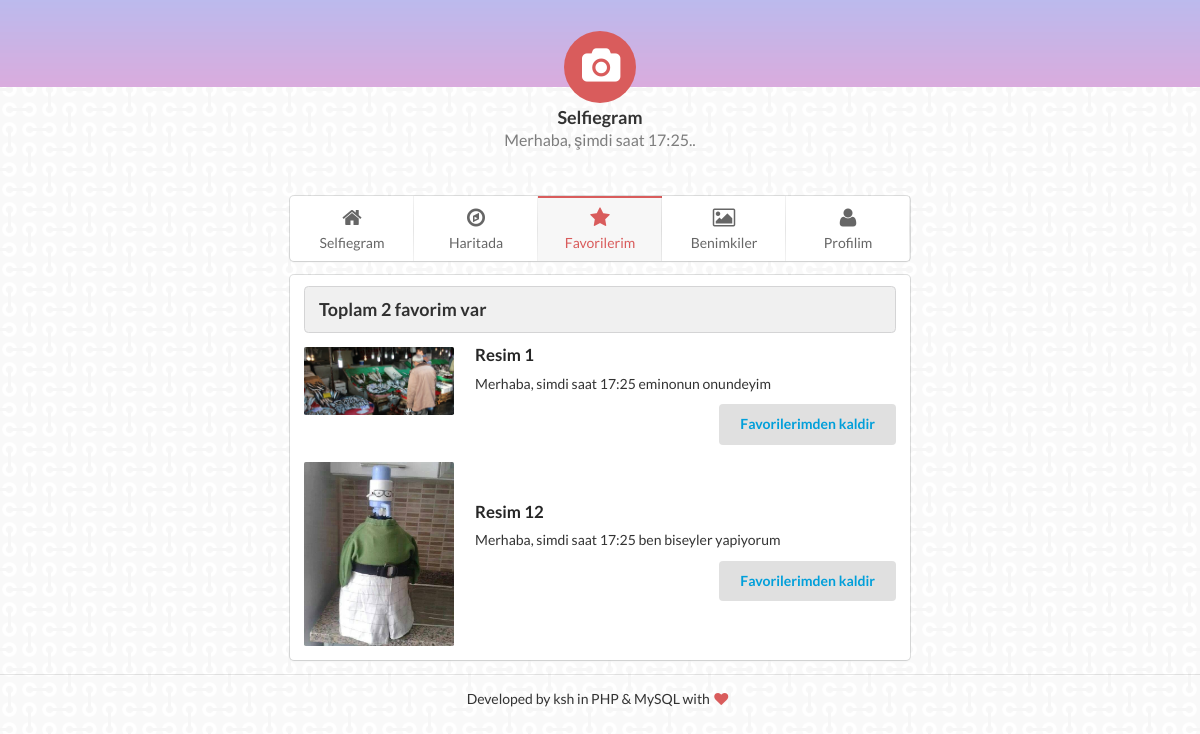
Screenshot of /?action=favorites with the database file from the repository.
### tables this page shows
CREATE TABLE favorites
(
  id              smallint unsigned NOT NULL auto_increment,
  userid          smallint NOT NULL,
  photoid         smallint NOT NULL,
  date            date NOT NULL,

  PRIMARY KEY     (id)
);

CREATE TABLE photos
(
  id              smallint unsigned NOT NULL auto_increment,
  userid          smallint NOT NULL,
  publicationDate date NOT NULL,
  title           varchar(255),
  image           varchar(255) NOT NULL,
  lat             float(10, 6) NOT NULL,
  lng             float(10, 6) NOT NULL,
  content         mediumtext NOT NULL,

  PRIMARY KEY     (id)
);

### classes/Favorite.php (called while the page is built, shortened)
<?php
class Favorite
{
    public static function getList( ) {
        $conn = new PDO( DB_DSN, DB_USERNAME, DB_PASSWORD );
        $sql = "SELECT photos.id, photos.title, photos.image, photos.content, favorites.id AS fav FROM photos INNER JOIN favorites on
                favorites.photoid = photos.id WHERE favorites.userid = 1";
        $st = $conn->prepare( $sql );
        $st->execute();
        $list = array();
        while ( $row = $st->fetch() ) {
            $photo = new Photo( $row );
            $list[] = $photo;
        }
        $sql = "SELECT FOUND_ROWS() AS totalRows";
        $totalRows = $conn->query( $sql )->fetch();
        return ( array ( "results" => $list, "totalRows" => $totalRows[0] ) );
    }
}

### classes/Photo.php (called while the page is built, shortened)
<?php
class Photo
{
  public function __construct( $data=array() ) {
    if ( isset( $data['id'] ) ) $this->id = (int) $data['id'];
    if ( isset( $data['fav'] ) ) $this->fav = (int) $data['fav'];
    if ( isset( $data['title'] ) ) $this->title = preg_replace ( "/[^\.\,\-\_\'\"\@\?\!\:\$ a-zA-Z0-9()]/", "", $data['title'] );
    if ( isset( $data['image'] ) ) $this->image = $data['image'];
    if ( isset( $data['content'] ) ) $this->content = $data['content'];
  }
}
?>

### templates/favorites.php (the view)
<?php include "templates/include/header.php" ?>
<div class="ui segment">
<div class="ui items">
<?php if ($results['totalRows'] == 0) { ?>
    <h3 class="ui block header">Hicbir favori eleman bulunamadi</h3>
<?php } else { ?>
    <h3 class="ui block header">Toplam <?php echo $results['totalRows'] ?> favorim var</h3>
<?php } ?>
<?php foreach ( $results['photos'] as $photo ) { ?>
  <div class="item">
    <div class="ui small image">
      <img src="<?php echo htmlspecialchars( $photo->image )?>">
    </div>
    <div class="middle aligned content">
      <a href=".?action=view&amp;photoId=<?php echo $photo->id?>" class="header">
        <?php echo htmlspecialchars( $photo->title )?>
      </a>
      <div class="description">
        <p><?php echo htmlspecialchars( $photo->content )?></p>
      </div>
      <div class="extra">
        <div class="ui right floated button">
            <?php if ( $photo->id ) { ?>
              <p><a href="index.php?action=favoritesRemove&amp;favoriteId=<?php echo $photo->fav ?>" onclick="return confirm('Silmek istediginizden emin misiniz?')">Favorilerimden kaldir</a></p>
            <?php } ?>
        </div>
      </div>
    </div>
  </div>
<?php } ?>
</div>
</div>
<?php include "templates/include/footer.php" ?>

### index.php (shortened to what this page needs)
<?php
$action = isset( $_GET['action'] ) ? $_GET['action'] : "";
switch ( $action ) {
  case 'favorites':
    favorites();
    break;
}
function favorites() {
  $results = array();
  $data = Favorite::getList();
  $results['photos'] = $data['results'];
  $results['totalRows'] = $data['totalRows'];
  $results['pageTitle'] = "Favorilerim";
  require( TEMPLATE_PATH . "/favorites.php");
}
?>

### templates/include/header.php (shortened to what this page needs)
<?php
$PATH = './?action=';
$anasayfa = new Url();
$anasayfa->title = 'Selfiegram';
$anasayfa->icon = 'home';
$anasayfa->url = $PATH.'gridview';
$harita = new Url();
$harita->title = 'Haritada';
$harita->icon = 'map';
$harita->url = $PATH.'harita';
$favorites = new Url();
$favorites->title = 'Favorilerim';
$favorites->icon = 'star';
$favorites->url = $PATH.'favorites';
$mine = new Url();
$mine->title = 'Benimkiler';
$mine->icon = 'picture';
$mine->url = $PATH.'mine';
$profile = new Url();
$profile->title = 'Profilim';
$profile->icon = 'user';
$profile->url = $PATH.'profile';
$pages = array($anasayfa, $harita, $favorites, $mine, $profile);
?>
<html>
<head><title>Merhaba!</title></head>
<link rel="stylesheet" href="semantic/dist/semantic.css">
<link rel="stylesheet" href="style.css">
<body>
    <div class="ui icon center aligned submain header">
        <i class="circular camera inverted red icon"></i>Selfiegram
        <div class="sub header">Merhaba, şimdi saat 17:25..</div>
    </div>
    <div class="ui page grid">
        <div class="column"><br>
        <div class="ui labeled icon fluid five item menu">
            <?php
            foreach($pages as $page): ?>
                <a class="red item <?php if($page->title === $results['pageTitle']):?>active<?php endif;?>" href="<?php echo $page->url;?>">
                  <i class="<?php echo $page->icon ?> icon"></i>
                  <?php echo $page->title;?>
                </a>
            <?php endforeach;?>
        </div>
        <div class="ui basic nopad segment">

### templates/include/footer.php
            </div>
        </div>
    </div>
    <div class="ui divider"></div>
    <p class="footer" style="text-align:center">
    Developed by ksh in PHP & MySQL with <i class="red heart icon"></i>
    </p>
    <br>
</body>
</html>

### style.css (style rules this page uses)
@media only screen and (min-width: 992px) { .ui.page.grid { width: auto; margin-left: 0em; margin-right: 0em; padding-left: 23%; padding-right: 23%; } }
.ui.nopad.segment { padding: 0px !important; }
body { background-image: url('images/bg8.png'); font-family: 'Lato', Calibri, Arial, sans-serif; }
.ui.submain.header { margin-top: -70px; }
.ui.nopad.segment { padding: 0px; }

### rows the page displays
favorites: photoid.image (picture), photoid.title "Resim 1", photoid.content "Merhaba, simdi saat 17:25 eminonun onundeyim"
favorites: photoid.image (picture), photoid.title "Resim 12", photoid.content "Merhaba, simdi saat 17:25 ben biseyler yapiyorum"

### other values shown
$page->title "Selfiegram"
$page->title "Haritada"
$page->title "Favorilerim"
$page->title "Benimkiler"
$page->title "Profilim"
$results['totalRows'] "2"
